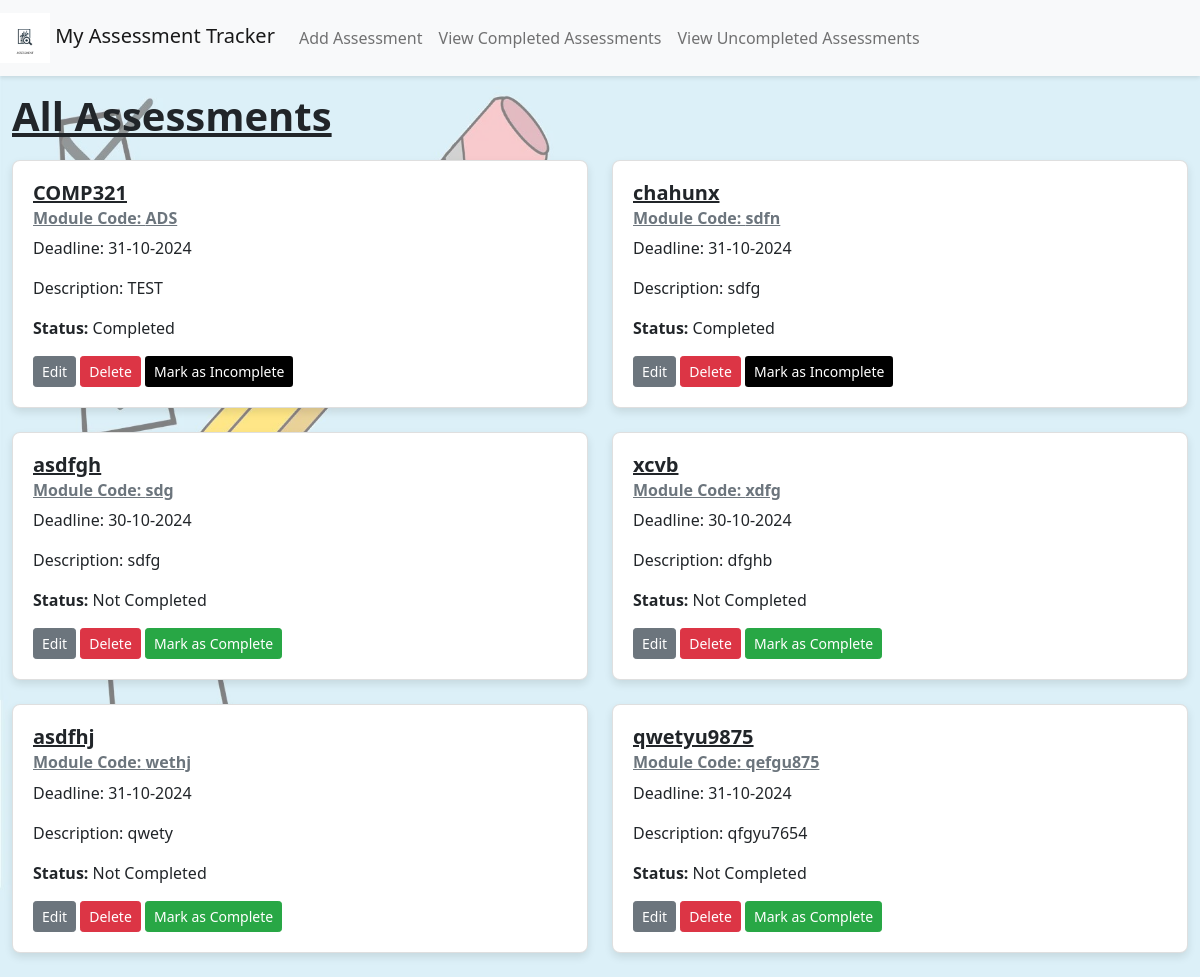
The page / on the database its author committed.
### app/models.py (models this page shows)
class Assessment(db.Model):
    id = db.Column(db.Integer, primary_key=True)
    title = db.Column(db.String(100), nullable=False)
    module_code = db.Column(db.String(20), nullable=False)
    deadline_date = db.Column(db.DateTime, nullable=False)
    description = db.Column(db.Text, nullable=False)
    is_complete = db.Column(db.Boolean, default=False)

### app/views.py (the view)
@app.route('/')
def index():
    assessments = Assessment.query.all()
    return render_template(
        'index.html',
        title='All Assessments',
        assessments=assessments
    )

### app/templates/index.html (shortened to what this page needs)
<!DOCTYPE html>
<html lang="en">
{% extends "base.html" %}
{% block content %}
  <h1>All Assessments</h1>
  <div class="assessment-list" role="main" aria-labelledby="assessment-list">
    {% if assessments %}
      <div class="row">
        {% for assessment in assessments %}
          <div class="col-md-6 mb-4">
            <div class="card">
              <div class="card-body">
                <h5 class="card-title" id="assessment-title-{{ assessment.id }}">{{ assessment.title }}</h5>
                <h6 class="card-subtitle mb-2 text-muted">Module Code: {{ assessment.module_code }}</h6>
                <p class="card-text">Deadline: {{ assessment.deadline_date.strftime('%d-%m-%Y') }}</p>
                <p class="card-text">Description: {{ assessment.description }}</p>
                <p class="card-text"><strong>Status:</strong> {{ 'Completed' if assessment.is_complete else 'Not Completed' }}</p>
                <a href="{{ url_for('edit_assessment', assessment_id=assessment.id) }}" class="btn btn-secondary btn-sm mr-2" aria-label="Edit {{ assessment.title }}">Edit</a>
                <form action="{{ url_for('delete_assessment', assessment_id=assessment.id) }}" method="post" style="display:inline;">
                  <button type="submit" class="btn btn-danger btn-sm mr-2" aria-label="Delete {{ assessment.title }}">Delete</button>
                </form>
                {% if not assessment.is_complete %}
                  <form action="{{ url_for('mark_complete', assessment_id=assessment.id) }}" method="post" style="display:inline;">
                    <button type="submit" class="btn btn-success btn-sm" aria-label="Mark {{ assessment.title }} as Complete">Mark as Complete</button>
                  </form>
                {% else %}
                <form action="{{ url_for('mark_incomplete', assessment_id=assessment.id) }}?next=index" method="post" style="display:inline;">
                  <button type="submit" class="btn btn-sm" style="background-color: #000000 !important; color: #ffffff;" aria-label="Mark {{ assessment.title }} as Incomplete">Mark as Incomplete</button>
                </form>
                {% endif %}
              </div>
            </div>
          </div>
        {% endfor %}
      </div>
    {% else %}
      <div class="alert alert-info">
        <p>No assessments available at the moment. Sit back and relax!</p>
      </div>
    {% endif %}
  </div>
{% endblock %}

### app/static/style.css (style rules this page uses)
body, html { height: 100%; margin: 0; }
body { background-image: url('../static/background.jpg'); background-color: rgba(240, 248, 255, 0.8); background-size: cover; background-repeat: no-repeat; background-attachment: fixed; position: relative; z-index: -1; }
.container, .navbar, .card { position: relative; z-index: 1; }
.card { box-shadow: 0 4px 8px rgba(0, 0, 0, 0.1); transition: box-shadow 0.3s ease; border-radius: 8px; }
.card-body { padding: 20px; }
.btn { transition: background-color 0.3s, transform 0.3s; }
.btn-danger { background-color: #dc3545; border-color: #dc3545; }
.btn-success { background-color: #28a745; border-color: #28a745; }
a { color: #007bff; text-decoration: none; }
.assessment-list { margin-top: 20px; }
h1, h2, h3, h4, h5, h6 { font-weight: bold; text-decoration: underline; }

### rows shown on the page
Assessment: title "COMP321", module_code "ADS", deadline_date "31-10-2024", description "TEST", is_complete "Completed"
Assessment: title "chahunx", module_code "sdfn", deadline_date "31-10-2024", description "sdfg", is_complete "Completed"
Assessment: title "asdfgh", module_code "sdg", deadline_date "30-10-2024", description "sdfg", is_complete "Not Completed"
Assessment: title "xcvb", module_code "xdfg", deadline_date "30-10-2024", description "dfghb", is_complete "Not Completed"
Assessment: title "asdfhj", module_code "wethj", deadline_date "31-10-2024", description "qwety", is_complete "Not Completed"
Assessment: title "qwetyu9875", module_code "qefgu875", deadline_date "31-10-2024", description "qfgyu7654", is_complete "Not Completed"
